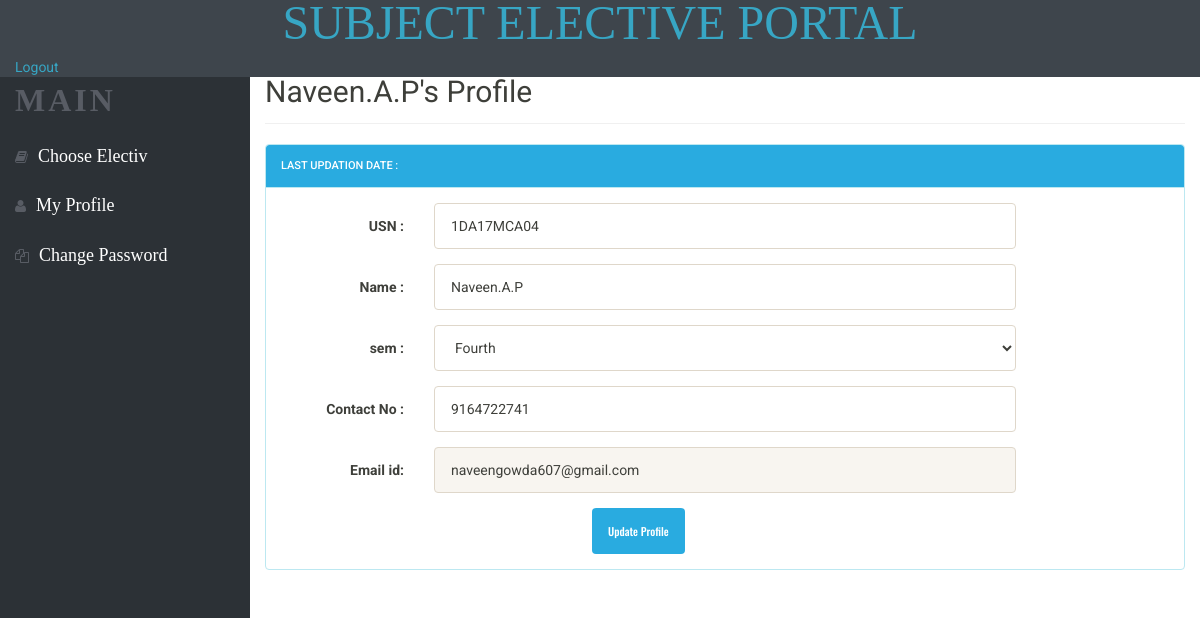
The app's page /my-profile.php (signed in) with its own data.
### tables this page shows
CREATE TABLE `stdreg` (
  `id` int(11) NOT NULL,
  `usn` varchar(255) NOT NULL,
  `name` varchar(255) NOT NULL,
  `sem` varchar(255) NOT NULL,
  `contact` bigint(20) NOT NULL,
  `email` varchar(255) NOT NULL,
  `password` varchar(255) NOT NULL,
  `regDate` timestamp NOT NULL DEFAULT CURRENT_TIMESTAMP,
  `updationDate` varchar(45) NOT NULL,
  `passUdateDate` varchar(45) NOT NULL
);

### my-profile.php (the view, shortened to what this page needs)
<?php
include('includes/config.php');
?>
<!doctype html>
<html lang="en" class="no-js">
<head>
	<link rel="stylesheet" href="css/font-awesome.min.css">
	<link rel="stylesheet" href="css/bootstrap.min.css">
	<link rel="stylesheet" href="css/dataTables.bootstrap.min.css">>
	<link rel="stylesheet" href="css/bootstrap-social.css">
	<link rel="stylesheet" href="css/bootstrap-select.css">
	<link rel="stylesheet" href="css/fileinput.min.css">
	<link rel="stylesheet" href="css/awesome-bootstrap-checkbox.css">
	<link rel="stylesheet" href="css/style.css">
</head>
<body>
	<?php include('includes/header.php');?>
	<div class="ts-main-content">
		<?php include('includes/sidebar.php');?>
		<div class="content-wrapper">
			<div class="container-fluid">
	<?php
$aid=$_SESSION['id'];
	$ret="select * from stdreg where id=?";
		$stmt= $mysqli->prepare($ret) ;
	 $stmt->bind_param('i',$aid);
	 $stmt->execute() ;
	 $res=$stmt->get_result();
	   while($row=$res->fetch_object())
	  {
	  	?>
				<div class="row">
					<div class="col-md-12">
						<h2 class="page-title"><?php echo $row->name;?>'s&nbsp;Profile </h2>
						<div class="row">
							<div class="col-md-12">
								<div class="panel panel-info">
									<div class="panel-heading">
Last Updation date : &nbsp; <?php echo $row->updationDate;?>
</div>
<div class="panel-body">
<form method="post" action="" name="registration" class="form-horizontal" onSubmit="return valid();">
<div class="form-group">
<label class="col-sm-2 control-label"> USN : </label>
<div class="col-sm-8">
<input type="text" name="usn" id="usn"  class="form-control" required="required" value="<?php echo $row->usn;?>" >
</div>
</div>
<div class="form-group">
<label class="col-sm-2 control-label">Name : </label>
<div class="col-sm-8">
<input type="text" name="name" id="name"  class="form-control" value="<?php echo $row->name;?>"   required="required" >
</div>
</div>
<div class="form-group">
<label class="col-sm-2 control-label">sem : </label>
<div class="col-sm-8">
<select name="sem" class="form-control" required="required">
<option value="<?php echo $row->sem;?>"><?php echo $row->sem;?></option>
</select>
</div>
</div>
<div class="form-group">
<label class="col-sm-2 control-label">Contact No : </label>
<div class="col-sm-8">
<input type="text" name="contact" id="contact"  class="form-control" maxlength="10" value="<?php echo $row->contact;?>" required="required">
</div>
</div>
<div class="form-group">
<label class="col-sm-2 control-label">Email id: </label>
<div class="col-sm-8">
<input type="email" name="email" id="email"  class="form-control" value="<?php echo $row->email;?>" readonly>
</div>
</div>
<?php } ?>
<div class="col-sm-6 col-sm-offset-4">
<input type="submit" name="update" Value="Update Profile" class="btn btn-info">
</div>
</form>
									</div>
									</div>
								</div>
							</div>
						</div>
							</div>
						</div>
					</div>
				</div>
</body>
</html>

### css/style.css (style rules this page uses)
html { font-size: 14px; }
@media only screen and (min-width: 480px) { html { font-size: 17px; } }
@media only screen and (min-width: 768px) { html { font-size: 14px; } }
body { font-size: 1em; }
.btn { font-family: 'Oswald', sans-serif; }
.panel { overflow: hidden; }
.btn { text-transform: none; }
.page-title { padding-bottom: 15px; margin-bottom: 20px; border-bottom: 1px solid #f0f0f0; }
.ts-main-content .content-wrapper { padding-top: 15px; margin-top: 20px; }
@media only screen and (min-width: 992px) { .ts-main-content .content-wrapper { margin-left: 250px; } }

### records on screen
stdreg: name "Naveen.A.P", usn "1DA17MCA04", sem "Fourth", contact "9164722741", email "naveengowda607@gmail.com"
